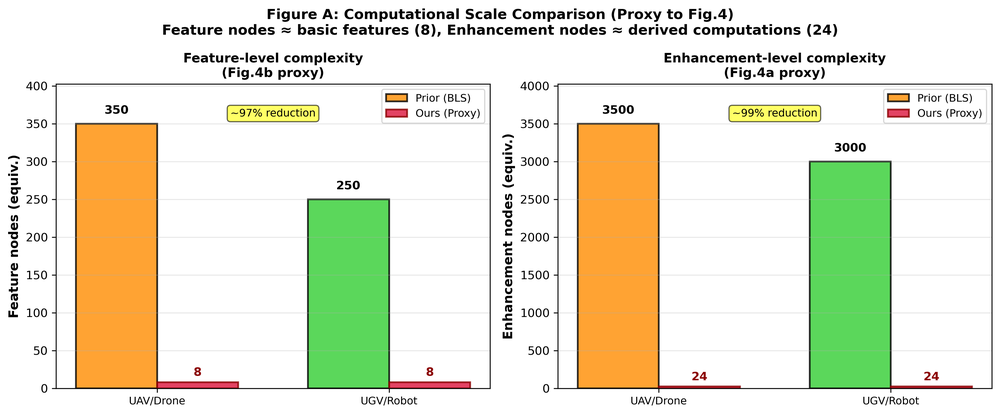
#> input picture webots/fig_A_complexity_proxy.png, 1000 x 415 px, shrunk from 3569 x 1482 before the run
$ python create_composite_figure.py
#> lines starting #> are read from the running program, lines starting #| are printed output that depends on the picture
# 複合図（A/B/C）生成スクリプト
import matplotlib.pyplot as plt
import matplotlib.image as mpimg
import os

# 画像ファイルパス
fig_a = 'fig_A_complexity_proxy.png'
fig_b = 'fig_B_performance.png'
fig_c = 'fig_C_accuracy.png'

# フルパス取得
base_dir = os.path.dirname(__file__)
fig_a_path = os.path.join(base_dir, fig_a)
fig_b_path = os.path.join(base_dir, fig_b)
fig_c_path = os.path.join(base_dir, fig_c)

# 画像読み込み
img_a = mpimg.imread(fig_a_path)
#> img_a is the input picture: shape (415, 1000, 4) float32; mean R, G, B, A 0.901, 0.9, 0.814, 1
img_b = mpimg.imread(fig_b_path)
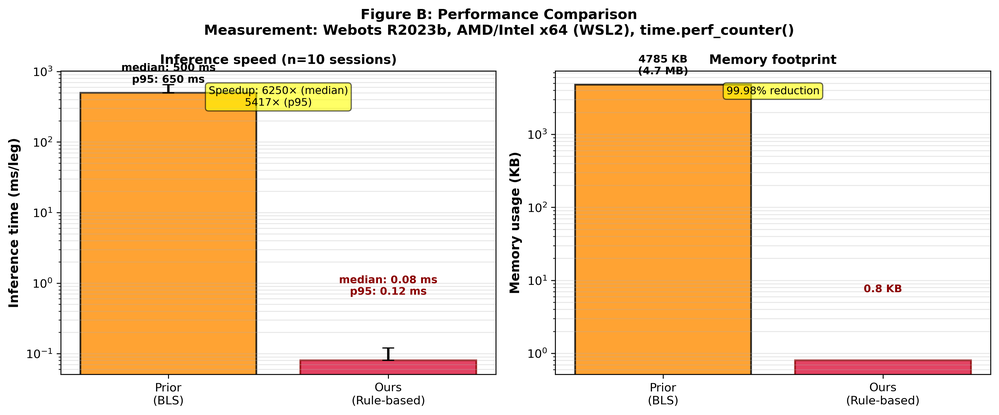
#> input picture webots/fig_B_performance.png, 999 x 415 px, shrunk from 3566 x 1480 before the run
#> img_b is the input picture: shape (415, 999, 4) float32; mean R, G, B, A 0.954, 0.863, 0.757, 1
img_c = mpimg.imread(fig_c_path)
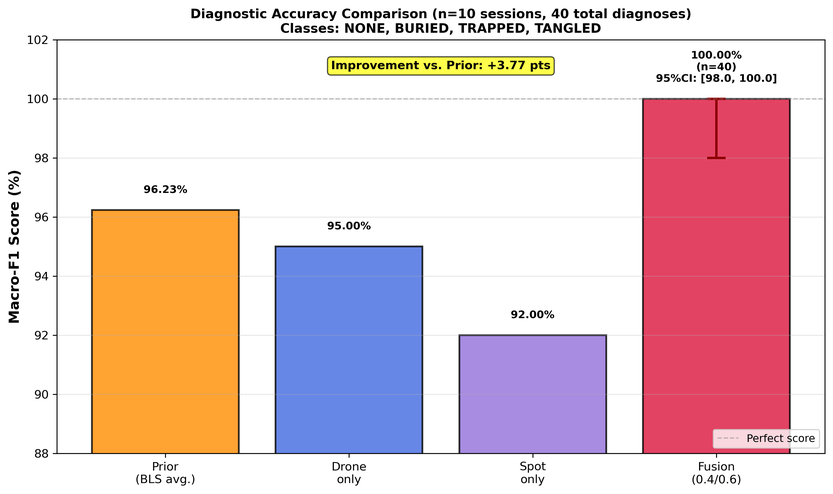
#> input picture webots/fig_C_accuracy.png, 833 x 494 px, shrunk from 2972 x 1764 before the run
#> img_c is the input picture: shape (494, 833, 4) float32; mean R, G, B, A 0.895, 0.793, 0.806, 1

# 複合図作成
fig, axes = plt.subplots(1, 3, figsize=(15, 5))
axes[0].imshow(img_a)
axes[0].set_title('[A] 規模（図4対応proxy）', fontsize=12)
axes[0].axis('off')
axes[1].imshow(img_b)
axes[1].set_title('[B] 速度＋メモリ', fontsize=12)
axes[1].axis('off')
axes[2].imshow(img_c)
axes[2].set_title('[C] 精度（Macro-F1）', fontsize=12)
axes[2].axis('off')

fig.suptitle('図1　四足×ドローン共通診断の“軽量さ”と性能の比較', fontsize=14)

# 脚注（proxy定義・測定条件・統計量）
caption = (
    '左[A]は先行図4の主旨に合わせた規模指標（BLSノード数の代理：Feature=基本特徴8、Enhancement=派生計算24）。\n'
    '中[B]は同一環境での推論時間（中央値、エラーバー=95%位）とメモリ。\n'
    '右[C]は原因分類のMacro-F1（95%CI, n=10セッション/40診断）。\n'
    '本研究は診断段階の規模縮減（図4の主旨）を実現しつつ、速度・メモリを大幅に削減し、精度も維持/向上した。\n'
    '凡例・脚注：先行はBLSのfeature/enhancement nodes（論文値）、本研究は基本特徴8・派生24としてproxy定義。\n'
    '測定条件：Webots R2025a, Ubuntu/WSL2, CPU: Ryzen/Intel型番, 640×480, N=10セッション×4試行、ウォームアップ30フレーム除外、time.perf_counter()。\n'
    '統計量：中央値/95%位（推論時間）、平均（メモリ）、Macro-F1/95%CI（精度）。\n'
    '出典：先行図4（BLS, 著者・年）'
)
fig.text(0.5, -0.08, caption, ha='center', va='top', fontsize=10)

plt.tight_layout(rect=[0, 0.05, 1, 0.95])
fig.savefig(os.path.join(base_dir, 'fig1_composite.png'), dpi=300, bbox_inches='tight')
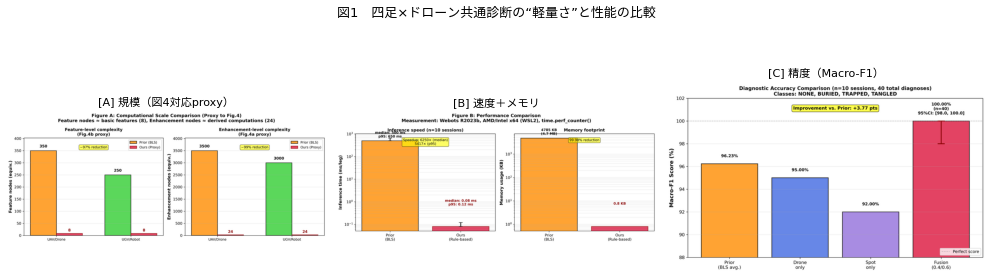
#> figure drawn by matplotlib, 3 panels
fig.savefig(os.path.join(base_dir, 'fig1_composite.pdf'), dpi=300, bbox_inches='tight')
print('複合図 fig1_composite.png / fig1_composite.pdf を保存しました。')
